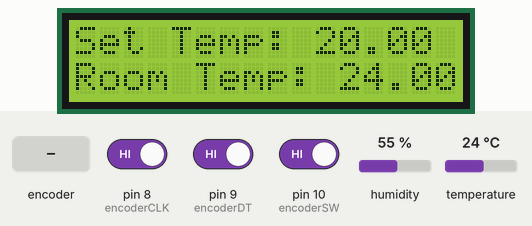
This sketch was run on a simulated Arduino Uno, built with avr-gcc and run on an emulated ATmega328P. On the bench: 16×2 character LCD. Inputs (shaded band) come from the test bench; at power-on: temperature 24 °C, pin 10 (encoderSW) HIGH, pin 8 (encoderCLK) HIGH, pin 9 (encoderDT) HIGH, humidity 55 %.

Above: at 1.2 s.
1.3 s: temperature set to 12 °C
At 3.3 s:
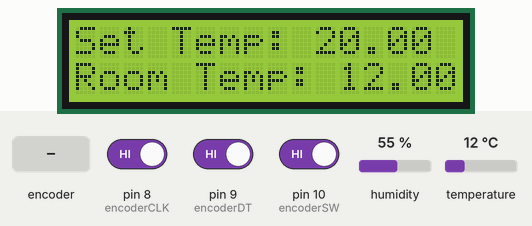
3.6 s: pin 10 (encoderSW) driven LOW
At 4.2 s:
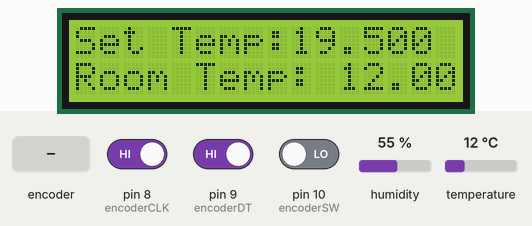
5.2 s: temperature set to 19 °C
At 7.2 s:
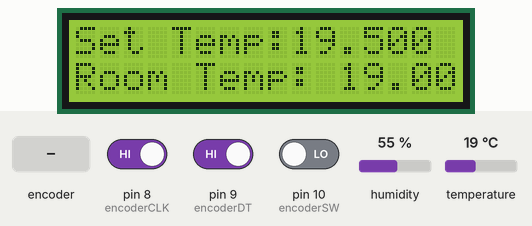
7.8 s: rotary encoder on pin 8 (encoderCLK) / pin 9 (encoderDT) turned 1 step (first pin leading)
At 8.04 s:
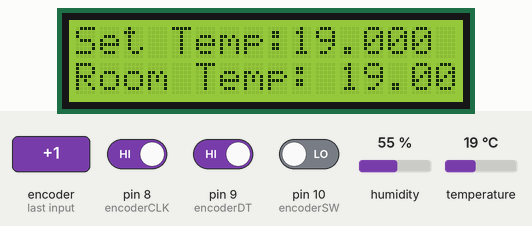
9.7 s: temperature set to 28 °C
At 10.8 s:
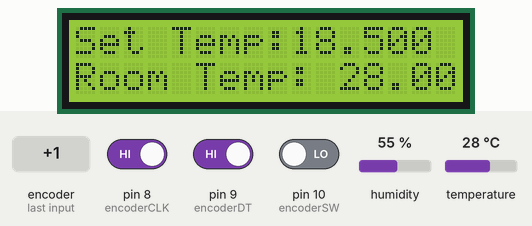
11.9 s: rotary encoder on pin 8 (encoderCLK) / pin 9 (encoderDT) turned 1 step (first pin leading)
At 12.12 s:
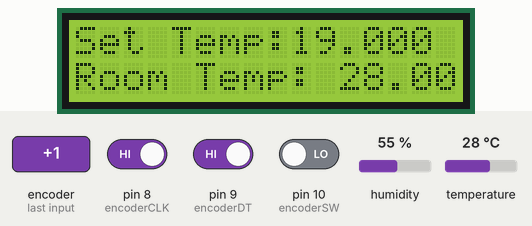
Timing chart, 0 to 14.8 s (numbered marks = the images above; inputs shaded):
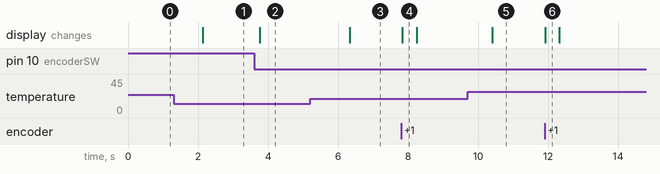

The sketch:

button_along_with_display.ino
```cpp
#include <LiquidCrystal.h>
#include <DHT.h>

// Initialize the LCD library with the numbers of the interface pins
LiquidCrystal lcd(12, 11, 5, 4, 3, 2);

// Define rotary encoder pins
const int encoderCLK = 8;
const int encoderDT = 9;
const int encoderSW = 10;

// Define DHT11 sensor pin
const int dhtPin = A0;
DHT dht(dhtPin, DHT11);

// Define variables for holding encoder state
int lastCLKState;
int currentCLKState;
float encoderValue = 0;

// Define variables for temperature setting mode
bool tempSettingMode = false;
float setTemperature = 20; // Default set temperature

void setup() {
  // Set encoder pins as inputs with internal pull-ups
  pinMode(encoderCLK, INPUT_PULLUP);
  pinMode(encoderDT, INPUT_PULLUP);
  pinMode(encoderSW, INPUT_PULLUP);

  // Start the LCD display
  lcd.begin(16, 2);

  // Print initial message
  lcd.print("Set Temp: ");
  lcd.print(setTemperature);
  lcd.setCursor(0, 1);
  lcd.print("Room Temp: ");
}

void loop() {
  // Read temperature from DHT11 sensor
  float temperature = dht.readTemperature();

  // Print the current temperature on the LCD
  lcd.setCursor(11, 1);
  lcd.print(temperature);
  lcd.print(" C");

  // If the encoder button is pressed, toggle temperature setting mode
  if (digitalRead(encoderSW) == LOW) {
    tempSettingMode = !tempSettingMode;
    delay(100); // Debounce delay
  }

  // If in temperature setting mode, adjust setTemperature using the rotary encoder
  if (tempSettingMode) {
    // Read the current state of the CLK pin
    currentCLKState = digitalRead(encoderCLK);

    // Check for a state change of the CLK pin
    if (currentCLKState != lastCLKState) {
      // If DT pin is different from CLK pin, increment/decrement setTemperature
      if (digitalRead(encoderDT) != currentCLKState) {
        setTemperature += 0.5;
      } else {
        setTemperature -= 0.5;
      }

      // Print the set temperature on the LCD
      lcd.setCursor(9, 0);
      lcd.print("    "); // Clear previous value
      lcd.setCursor(9, 0);
      lcd.print(setTemperature);
    }

    // Update lastCLKState with the current state for the next iteration
    lastCLKState = currentCLKState;
  }

  // Delay before the next iteration
  delay(100);
}
```

Measured:
- after the input at 1.3 s, the display: changes after 0.84 s (image 1)
- after the input at 3.6 s, the display: changes after 0.17 s (image 2)
- after the input at 5.2 s, the display: changes after 1.1 s (image 3)
- after the input at 7.8 s, the display: changes at once (image 4)
- after the input at 9.7 s, the display: changes after 0.71 s (image 5)
- after the input at 11.9 s, the display: changes at once (image 6)
